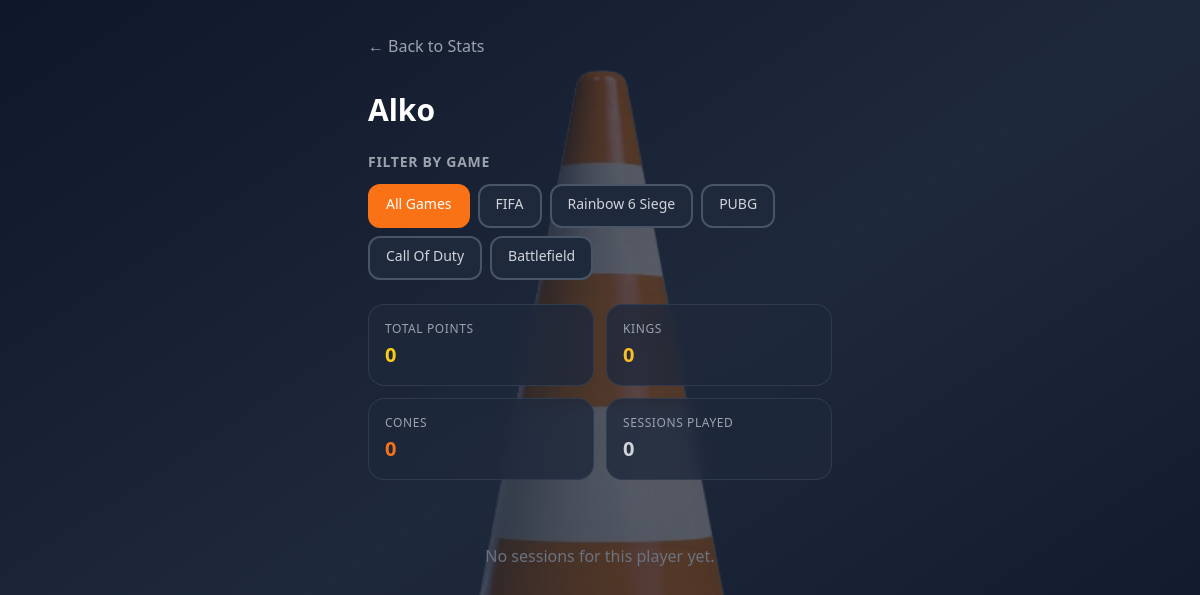
Page /player/2 on the committed database.
### database.py (models this page shows)
class Player(Base):
    __tablename__ = "players"
    id = Column(Integer, primary_key=True, index=True)
    name = Column(String, unique=True)

class Game(Base):
    __tablename__ = "games"
    id = Column(Integer, primary_key=True, index=True)
    name = Column(String, unique=True)

### main.py (the view)
@app.get("/player/{player_id}", response_class=HTMLResponse)
def player_page(
    request: Request,
    player_id: int,
    game_id: Optional[int] = None,
    db: Session = Depends(get_db)
):
    player = db.get(Player, player_id)
    if not player:
        return RedirectResponse(url="/stats", status_code=303)
    games = db.query(Game).all()
    sessions_query = db.query(GameSession).order_by(GameSession.date.desc())
    if game_id is not None:
        sessions_query = sessions_query.filter(GameSession.game_id == game_id)
    sessions = sessions_query.all()
    session_ids = [s.id for s in sessions]
    player_sessions = [s for s in sessions if player in s.participants]
    if session_ids:
        total = db.query(func.sum(Vote.rank_score)).filter(
            Vote.target_player_id == player.id,
            Vote.session_id.in_(session_ids)
        ).scalar() or 0
        cone_count = db.query(Vote).filter(
            Vote.target_player_id == player.id,
            Vote.rank_score == 1,
            Vote.session_id.in_(session_ids)
        ).count()
    else:
        total = 0
        cone_count = 0
    king_count = 0
    for s in sessions:
        n = len(s.participants)
        king_count += db.query(Vote).filter(
            Vote.target_player_id == player.id,
            Vote.session_id == s.id,
            Vote.rank_score == n
        ).count()
    overall = {
        "score": total,
        "king_count": king_count,
        "cone_count": cone_count,
        "sessions_count": len(player_sessions),
    }
    by_game = []
    seen_game_ids = set()
    for s in player_sessions:
        g = s.game
        if not g or g.id in seen_game_ids:
            continue
        seen_game_ids.add(g.id)
        g_sessions = [sess for sess in player_sessions if sess.game_id == g.id]
        g_session_ids = [sess.id for sess in g_sessions]
        g_score = db.query(func.sum(Vote.rank_score)).filter(
            Vote.target_player_id == player.id,
            Vote.session_id.in_(g_session_ids)
        ).scalar() or 0
        g_kings = sum(
            db.query(Vote).filter(
                Vote.target_player_id == player.id,
                Vote.session_id == sess.id,
                Vote.rank_score == len(sess.participants)
            ).count()
            for sess in g_sessions
        )
        g_cones = db.query(Vote).filter(
            Vote.target_player_id == player.id,
            Vote.rank_score == 1,
            Vote.session_id.in_(g_session_ids)
        ).count()
        by_game.append({
            "game_id": g.id,
            "game_name": g.name,
            "score": g_score,
            "king_count": g_kings,
            "cone_count": g_cones,
            "sessions_count": len(g_sessions),
        })
    by_game.sort(key=lambda x: x["score"], reverse=True)
    session_history = []
    for s in player_sessions:
        n = len(s.participants)
        score_in_session = db.query(func.sum(Vote.rank_score)).filter(
            Vote.target_player_id == player.id,
            Vote.session_id == s.id
        ).scalar() or 0
        was_king = db.query(Vote).filter(
            Vote.target_player_id == player.id,
            Vote.session_id == s.id,
            Vote.rank_score == n
        ).count() > 0
        was_cone = db.query(Vote).filter(
            Vote.target_player_id == player.id,
            Vote.session_id == s.id,
            Vote.rank_score == 1
        ).count() > 0
        participant_scores = []
        for p in s.participants:
            p_score = db.query(func.sum(Vote.rank_score)).filter(
                Vote.target_player_id == p.id,
                Vote.session_id == s.id
            ).scalar() or 0
            participant_scores.append((p.id, p_score))
        participant_scores.sort(key=lambda x: x[1], reverse=True)
        rank_in_session = 1
        for i, (pid, _) in enumerate(participant_scores, 1):
            if pid == player.id:
                rank_in_session = i
                break
        session_history.append({
            "session": s,
            "game_name": s.game.name if s.game else "—",
            "date": s.date,
            "score_in_session": score_in_session,
            "was_king": was_king,
            "was_cone": was_cone,
            "rank_in_session": rank_in_session,
        })
    session_history.sort(key=lambda x: x["date"], reverse=True)
    chart_over_time = []
    for h in reversed(session_history):
        chart_over_time.append({
            "date_label": h["date"].strftime("%Y-%m-%d %H:%M"),
            "score": h["score_in_session"],
            "king": 1 if h["was_king"] else 0,
            "cone": 1 if h["was_cone"] else 0,
        })
    chart_over_time_js = json.dumps([
        {"date_label": d["date_label"], "score": d["score"], "king": d["king"], "cone": d["cone"]}
        for d in chart_over_time
    ])
    by_game_js = json.dumps([{"game_name": g["game_name"], "score": g["score"]} for g in by_game])
    return templates.TemplateResponse("player.html", {
        "request": request,
        "player": player,
        "games": games,
        "selected_game_id": game_id,
        "overall": overall,
        "by_game": by_game,
        "session_history": session_history,
        "chart_over_time": chart_over_time,
        "chart_over_time_js": chart_over_time_js,
        "by_game_js": by_game_js,
    })

### templates/player.html (shortened to what this page needs)
{% extends "base.html" %}
{% block content %}
<a href="/stats{% if selected_game_id is not none %}?game_id={{ selected_game_id }}{% endif %}" class="text-gray-400 hover:text-orange-400 mb-6 inline-block touch-manipulation min-touch flex items-center transition-colors">
    <span class="mr-1">←</span> Back to Stats
</a>
<div class="animate-fade-in">
    <h1 class="text-2xl sm:text-3xl font-bold mb-6">{{ player.name }}</h1>
    <div class="mb-6">
        <h2 class="text-sm font-semibold text-gray-400 uppercase tracking-wider mb-3">Filter by Game</h2>
        <div class="flex flex-wrap gap-2">
            <a href="/player/{{ player.id }}" class="px-4 py-2 rounded-xl text-sm font-medium transition-all touch-manipulation min-touch
                {% if selected_game_id is none %}bg-orange-500 text-white border-2 border-orange-500
                {% else %}bg-slate-800 text-gray-300 border-2 border-slate-600 hover:border-slate-500{% endif %}">
                All Games
            </a>
            {% for g in games %}
            <a href="/player/{{ player.id }}?game_id={{ g.id }}" class="px-4 py-2 rounded-xl text-sm font-medium transition-all touch-manipulation min-touch
                {% if selected_game_id == g.id %}bg-orange-500 text-white border-2 border-orange-500
                {% else %}bg-slate-800 text-gray-300 border-2 border-slate-600 hover:border-slate-500{% endif %}">
                {{ g.name }}
            </a>
            {% endfor %}
        </div>
    </div>
    <div class="grid grid-cols-2 gap-3 mb-8">
        <div class="bg-slate-800/80 backdrop-blur rounded-2xl p-4 border border-slate-700/80">
            <p class="text-xs text-gray-400 uppercase tracking-wider mb-1">Total points</p>
            <p class="text-xl font-bold text-yellow-400">{{ overall.score }}</p>
        </div>
        <div class="bg-slate-800/80 backdrop-blur rounded-2xl p-4 border border-slate-700/80">
            <p class="text-xs text-gray-400 uppercase tracking-wider mb-1">Kings</p>
            <p class="text-xl font-bold text-amber-400">{{ overall.king_count }}</p>
        </div>
        <div class="bg-slate-800/80 backdrop-blur rounded-2xl p-4 border border-slate-700/80">
            <p class="text-xs text-gray-400 uppercase tracking-wider mb-1">Cones</p>
            <p class="text-xl font-bold text-orange-500">{{ overall.cone_count }}</p>
        </div>
        <div class="bg-slate-800/80 backdrop-blur rounded-2xl p-4 border border-slate-700/80">
            <p class="text-xs text-gray-400 uppercase tracking-wider mb-1">Sessions played</p>
            <p class="text-xl font-bold text-gray-300">{{ overall.sessions_count }}</p>
        </div>
    </div>
    {% if not session_history and not by_game %}
    <p class="text-gray-500 text-center py-8">No sessions for this player{% if selected_game_id is not none %} in this game{% endif %} yet.</p>
    {% endif %}
</div>
{% endblock %}

### templates/base.html (style rules this page uses)
.min-touch { min-height: 44px; min-width: 44px; }
.touch-manipulation { touch-action: manipulation; }
.bg-cone::before { content: ''; position: fixed; inset: 0; background-image: url('/static/cone.png'); background-repeat: no-repeat; background-position: center center; background-size: min(140vmin, 720px); opacity: 0.28; pointer-events: none; z-index: -1; }

### rows in the picture
Player: name "Alko"
Game: name "FIFA"
Game: name "Rainbow 6 Siege"
Game: name "PUBG"
Game: name "Call Of Duty"
Game: name "Battlefield"

### other values in the picture
{{ overall.score }} "0"
{{ overall.king_count }} "0"
{{ overall.cone_count }} "0"
{{ overall.sessions_count }} "0"
